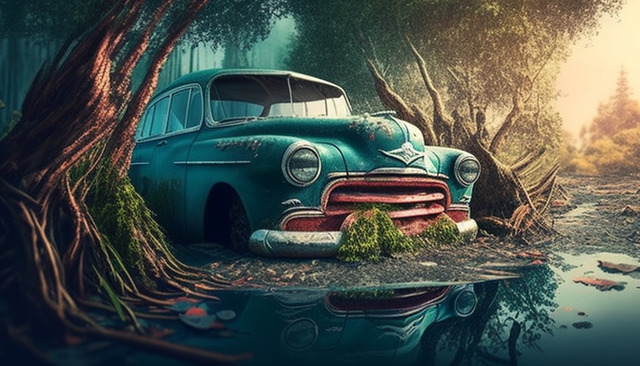
#> input picture 210598B_SrcImage.jpg, 640 x 366 px
$ python main.py
#> lines starting #> are read from the running program, lines starting #| are printed output that depends on the picture
import cv2
import numpy as np
import matplotlib.pyplot as plt

# 1. Load a color image
img = cv2.imread('210598B_SrcImage.jpg')
#> img is the input picture: shape (366, 640, 3); mean B, G, R 76, 82.1, 73.7

# 2. Converting the 3D Numpy Array containing BGR Image to a 2D array containing the Grayscale Image
gray_img = np.round(0.114 * img[:, :, 0] + 0.587 * img[:, :, 1] + 0.299 * img[:, :, 2]).astype(np.uint8)
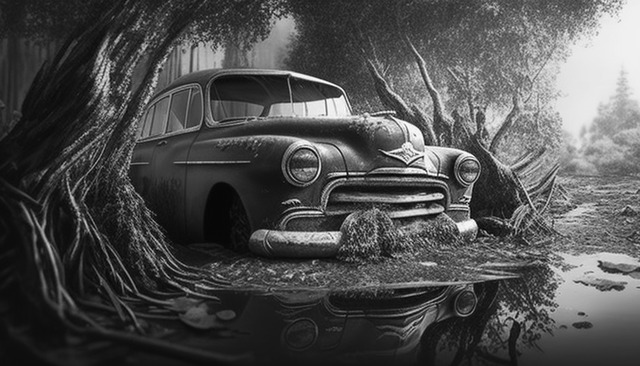
#> gray_img: shape (366, 640); min 0, max 254, mean 78.9

# 3x2 subplot
fig, axs = plt.subplots(2, 3, figsize=(15, 10)) #ffff

# Point Operations

# 1. Unprocessed grayscale image
axs[0, 0].imshow(gray_img, cmap='gray')
axs[0, 0].set_title('Original Grayscale')

# 2. Negative image
negative = 255 - gray_img  # Dark pixels -> Bright pixels, Bright pixels -> Dark pixels
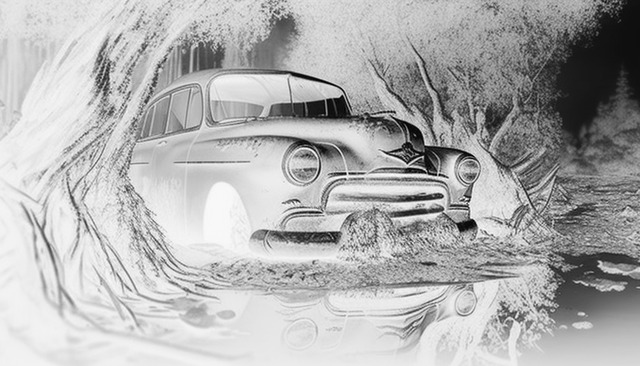
#> negative: shape (366, 640); min 1, max 255, mean 176.1
axs[0, 1].imshow(negative, cmap='gray')
axs[0, 1].set_title('Negative')

# 3. Increasing img brightness by 20%
brightness = np.clip(gray_img * 1.2, 0, 255).astype(np.uint8)
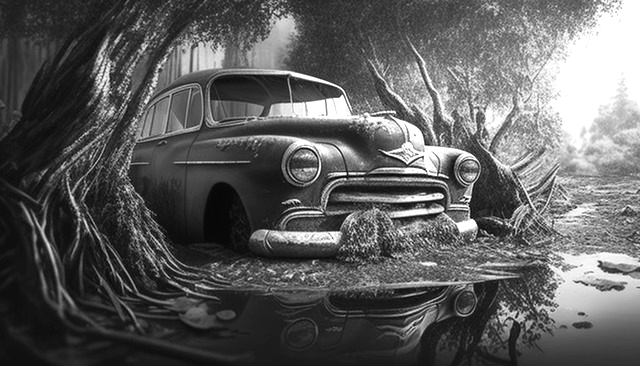
#> brightness: shape (366, 640); min 0, max 255, mean 93.4
axs[0, 2].imshow(brightness, cmap='gray')
axs[0, 2].set_title('Brightness +20%')

# 4. Reducing contrast (125-175)
contrast = np.clip(((gray_img - gray_img.min()) / (gray_img.max() - gray_img.min()) * 50 + 125), 0, 255).astype(np.uint8)
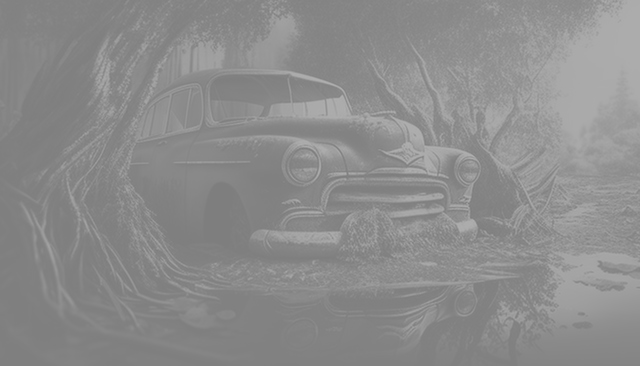
#> contrast: shape (366, 640); min 125, max 175, mean 140
axs[1, 0].imshow(contrast, cmap='gray')
axs[1, 0].set_title('Reduced Contrast')

# 5. Reducing to 4bpp
bpp4 = (gray_img // 16) * 16  # 4bpp = 16 shades of gray
axs[1, 1].imshow(bpp4, cmap='gray')
axs[1, 1].set_title('4bpp')

# 6. Vertical mirror
mirror = np.flip(gray_img, axis=1)
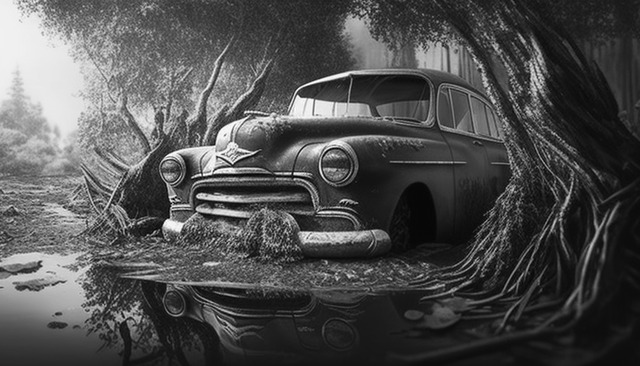
#> mirror: shape (366, 640); min 0, max 254, mean 78.9
axs[1, 2].imshow(mirror, cmap='gray')
axs[1, 2].set_title('Vertical Mirror')

# Remove axis ticks
for ax in axs.flat:
    ax.axis('off')

# Final layout and display
plt.tight_layout()
plt.show()

# Saving the images
cv2.imwrite('210598B_OPImage.jpg', np.hstack((gray_img, negative, brightness, contrast, bpp4, mirror)))
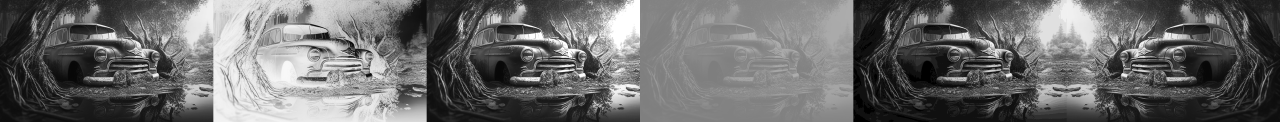
#> saved as 210598B_OPImage.jpg: shape (366, 3840) (shown at 1/3 size); min 0, max 255, mean 106.5
cv2.imwrite('210598B_OPImage_11.jpg', gray_img)
cv2.imwrite('210598B_OPImage_12.jpg', negative)
cv2.imwrite('210598B_OPImage_13.jpg', brightness)
cv2.imwrite('210598B_OPImage_14.jpg', contrast)
cv2.imwrite('210598B_OPImage_15.jpg', bpp4)
cv2.imwrite('210598B_OPImage_16.jpg', mirror)
